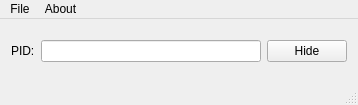
<?xml version="1.0" encoding="UTF-8"?>
<ui version="4.0">
 <class>UnlinkerClass</class>
 <widget class="QMainWindow" name="UnlinkerClass">
  <property name="geometry">
   <rect>
    <x>0</x>
    <y>0</y>
    <width>358</width>
    <height>105</height>
   </rect>
  </property>
  <property name="minimumSize">
   <size>
    <width>358</width>
    <height>105</height>
   </size>
  </property>
  <property name="maximumSize">
   <size>
    <width>358</width>
    <height>105</height>
   </size>
  </property>
  <property name="windowTitle">
   <string>Unlinker</string>
  </property>
  <widget class="QWidget" name="centralWidget">
   <layout class="QVBoxLayout" name="verticalLayout">
    <item>
     <layout class="QHBoxLayout" name="horizontalLayout">
      <item>
       <widget class="QLabel" name="pidLabel">
        <property name="text">
         <string>PID:</string>
        </property>
       </widget>
      </item>
      <item>
       <widget class="QLineEdit" name="pidLineEdit"/>
      </item>
      <item>
       <widget class="QPushButton" name="hideButton">
        <property name="text">
         <string>Hide</string>
        </property>
       </widget>
      </item>
     </layout>
    </item>
   </layout>
  </widget>
  <widget class="QMenuBar" name="menuBar">
   <property name="geometry">
    <rect>
     <x>0</x>
     <y>0</y>
     <width>358</width>
     <height>22</height>
    </rect>
   </property>
   <widget class="QMenu" name="menuFile">
    <property name="title">
     <string>File</string>
    </property>
    <addaction name="actionExit"/>
   </widget>
   <widget class="QMenu" name="menuAbout">
    <property name="title">
     <string>About</string>
    </property>
    <addaction name="actionAbout_Unlinker"/>
   </widget>
   <addaction name="menuFile"/>
   <addaction name="menuAbout"/>
  </widget>
  <widget class="QStatusBar" name="statusBar"/>
  <action name="actionAbout_Unlinker">
   <property name="text">
    <string>About Unlinker</string>
   </property>
  </action>
  <action name="actionExit">
   <property name="text">
    <string>Exit</string>
   </property>
  </action>
 </widget>
 <layoutdefault spacing="6" margin="11"/>
 <resources>
  <include location="Unlinker.qrc"/>
 </resources>
 <connections/>
</ui>
